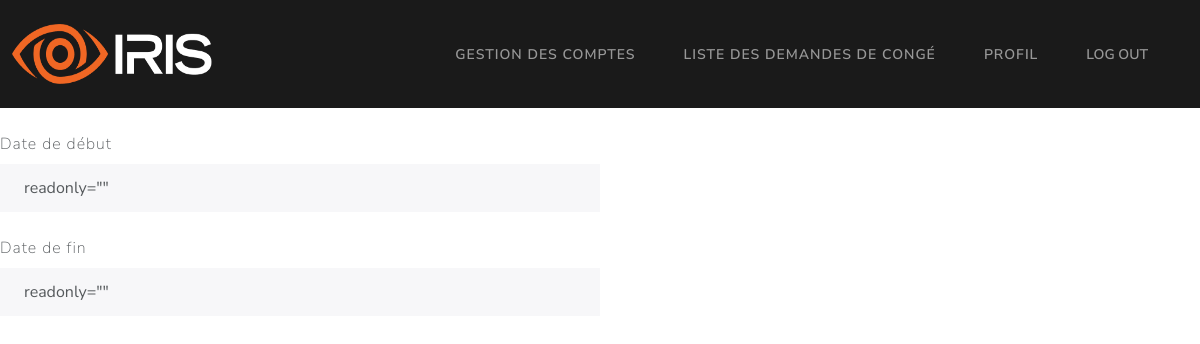
/GRH/demande_congé/2 (signed in), run on an earlier commit of the app's database.
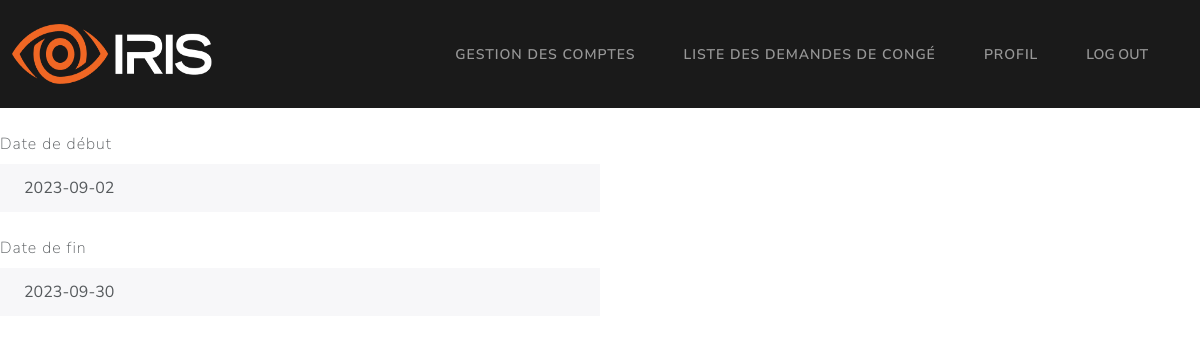
And on a later commit of the database.
### Models/models.py (models this page shows, shortened)
class demandeCongé(db.Model):
    id = db.Column(db.Integer, primary_key=True)
    date_debut = db.Column(db.String, unique=False, nullable=False)
    date_fin = db.Column(db.String, unique=False, nullable=False)
    statut = db.Column(db.String, unique=False, nullable=False)
    employee_matricule = db.Column(db.String, unique=False, nullable=False)
    motif_refus = db.Column(db.String, unique=False, nullable=True)

### middleware.py (the view)
    def check_GRH(*args, **kwargs):
        try:
            matricule = session['user']
            user = userLoginCredentials.query.filter_by(matricule=matricule).first()
            if (user.role != 'GRH'):
                if(user.role == 'Employé'):
                    return redirect("/Employé/home")
                return redirect("/manager/home")
        except:
            return redirect("/")
        return f(*args, **kwargs)

### Controllers/GRHController.py (called while the page is built)
def getPendingDemande(id):
    try:
        demande = demandeCongé.query.filter_by(id=id).first()
        return render_template("/GRH/detailsDemande.html", demande=demande)
    except Exception as e:
        return render_template("/GRH/detailsDemande.html", error=str(e))

### app.py (called while the page is built)
@app.route("/GRH/demande_congé/<int:id>", endpoint="details_demande")
@check_if_GRH
def details_demande(id):
	return getPendingDemande(id)

### templates/GRH/detailsDemande.html (shortened to what this page needs)
{% extends '/GRH/base.html' %}
{% block content %}
<div class="form-group">
  <label class="form-label mt-4" for="readOnlyInput">Date de début</label>
  <input
    class="form-control"
    id="readOnlyInput"
    type="text"
    value={{
    demande.date_debut
    }}
    readonly=""
  />
</div>
<div class="form-group">
  <label class="form-label mt-4" for="readOnlyInput">Date de fin</label>
  <input
    class="form-control"
    id="readOnlyInput"
    type="text"
    value={{
    demande.date_fin
    }}
    readonly=""
  />
</div>
<br />
{% endblock %}

### templates/GRH/base.html (shortened to what this page needs)
<!DOCTYPE html>
<html>
  <head>
    <link rel="stylesheet" href="{{ url_for('static', filename='bootstrap.css') }}" />
  </head>
  <body>
    <nav class="navbar navbar-expand-lg bg-primary" data-bs-theme="dark">
      <div class="container-fluid">
        <div>
            <img src="/static/g22.png" width="200" height="60">
        </div>
        <div class="collapse navbar-collapse" id="navbarColor01">
          <ul class="navbar-nav me-auto">
            <li class="nav-item">
              <a class="nav-link" href="gestion_comptes">Gestion des comptes</a>
            </li>
            <li class="nav-item">
              <a class="nav-link" href="demandes_congé">Liste des demandes de congé</a>
            </li>
            <li class="nav-item">
              <a class="nav-link" href="home">Profil</a>
            </li>
            <li class="nav-item">
              <button type="Submit" form="myForm" class="nav-link">LOG OUT</a>
            </li>
          </ul>
        </div>
      </div>
    </nav>
    {% block content %} {% endblock %}
  </body>
</html>

What changed in the data, as far as the page shows it:
added demandeCongé: date_debut "2023-09-02", date_fin "2023-09-30"
Also different on the page:
form field value: "readonly=\"\"" → (not shown)
